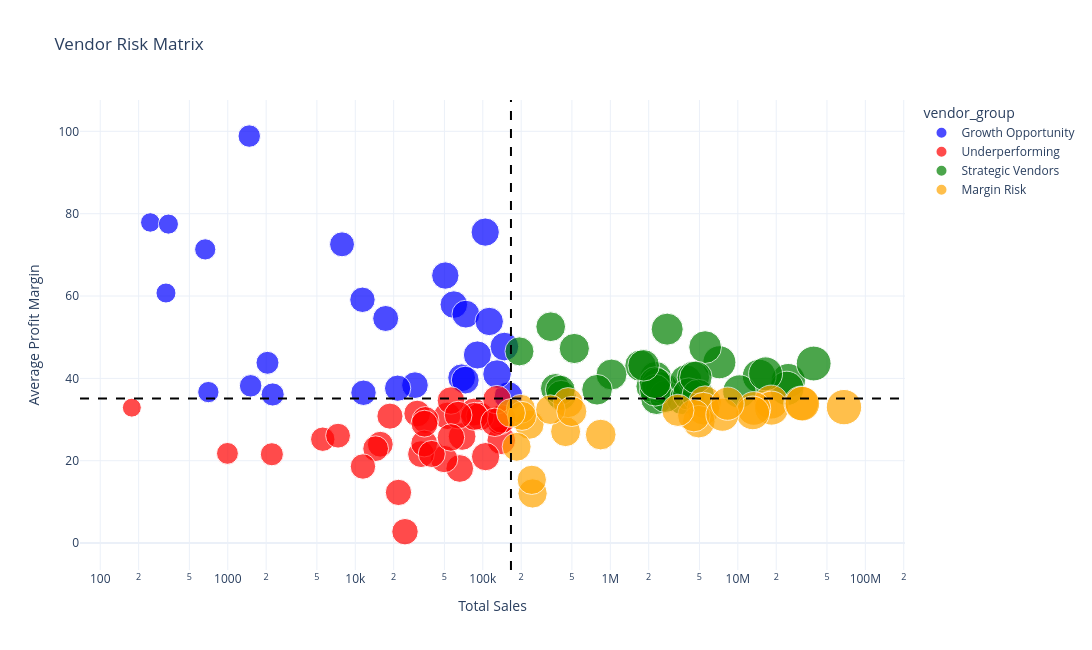

Here is the notebook cell this chart was saved with:
### Markdown cell above
Q. What is the distribution of vendors across strategic, risk, growth, and underperforming segments?

### Code cell
import plotly.express as px
import plotly.io as pio

pio.renderers.default = "vscode"

# vendor aggregation
vendor_perf = (
    df.groupby('vendor_name')
      .agg(
          total_sales=('total_sales_amount','sum'),
          avg_profit_margin=('profit_margin','mean')
      )
      .reset_index()
)

# thresholds
sales_threshold = vendor_perf['total_sales'].median()
margin_threshold = vendor_perf['avg_profit_margin'].median()

# classify vendors
def classify(row):
    if row['total_sales'] >= sales_threshold and row['avg_profit_margin'] >= margin_threshold:
        return "Strategic Vendors"
    elif row['total_sales'] >= sales_threshold and row['avg_profit_margin'] < margin_threshold:
        return "Margin Risk"
    elif row['total_sales'] < sales_threshold and row['avg_profit_margin'] >= margin_threshold:
        return "Growth Opportunity"
    else:
        return "Underperforming"

vendor_perf["vendor_group"] = vendor_perf.apply(classify, axis=1)

vendor_perf["size_scaled"] = np.log1p(vendor_perf["total_sales"])
# interactive scatter
fig = px.scatter(
    vendor_perf,
    x="total_sales",
    y="avg_profit_margin",
    color="vendor_group",
    hover_name="vendor_name",
    size="size_scaled",
    size_max=25,
    color_discrete_map={
        "Strategic Vendors":"green",
        "Margin Risk":"orange",
        "Growth Opportunity":"blue",
        "Underperforming":"red"
    },
    title="Vendor Risk Matrix",
    labels={
        "total_sales":"Total Sales",
        "avg_profit_margin":"Average Profit Margin"
    }
)

# quadrant lines
fig.add_vline(x=sales_threshold, line_dash="dash", line_color="black")
fig.add_hline(y=margin_threshold, line_dash="dash", line_color="black")


# improve layout
fig.update_layout(
    width=1100,
    height=650,
    template="plotly_white"
)

# log scale helps when sales are skewed
fig.update_xaxes(type="log")

fig.show()

### Figure 1 — Plotly figure (JSON) as saved in the notebook; plotly's stock layout.template omitted (floating-point values rounded to 4 significant figures)
{"data": [{"hovertemplate": "<b>%{hovertext}</b><br><br>vendor_group=Growth Opportunity<br>Total Sales=%{x}<br>Average Profit Margin=%{y}<br>size_scaled=%{marker.size}<extra></extra>", "hovertext": ["ADAMBA IMPORTS INTL INC", "ALISA CARR BEVERAGES", "AMERICAN SPIRITS EXCHANGE", "ATLANTIC IMPORTING COMPANY", "BLACK PRINCE DISTILLERY INC", "BLACK ROCK SPIRITS LLC", "CAPSTONE INTERNATIONAL", "DUGGANS DISTILLED PRODUCTS", "FANTASY FINE WINES CORP", "FLAVOR ESSENCE INC", "FORTUNE WINE BROKERS LLC", "HOOD RIVER DISTILLERS, Inc.", "IRA GOLDMAN AND WILLIAMS, LLP", "KLIN SPIRITS LLC", "MILTONS DISTRIBUTING CO", "NICHE W & S", "POVERTY LANE ORCHARDS", "R.P.IMPORTS INC", "Russian Standard Vodka", "SEA BREEZE CELLARS LLC", "SILVER MOUNTAIN CIDERS", "STAR INDUSTRIES INC.", "SURVILLE ENTERPRISES CORP", "THE PIERPONT GROUP LLC", "TY KU LLC", "VINEDREA WINES LLC"], "legendgroup": "Growth Opportunity", "marker": {"color": "blue", "size": [6.559, 11.56, 7.321, 10.99, 9.359, 7.626, 5.513, 11.98, 5.795, 7.297, 11.13, 10.29, 6.503, 11.9, 7.719, 11.42, 11.21, 10.84, 11.63, 11.77, 5.839, 8.971, 11.2, 9.759, 9.975, 9.34], "sizemode": "area", "sizeref": 0.02886, "symbol": "circle"}, "mode": "markers", "name": "Growth Opportunity", "orientation": "v", "showlegend": true, "type": "scatter", "x": [704.5, 104500.0, 1511.0, 59270.0, 11600.0, 2049.0, 246.9, 159300.0, 327.6, 1474.0, 68260.0, 29380.0, 665.8, 147700.0, 2250.0, 90720.0, 73640.0, 50810.0, 112300.0, 129300.0, 342.5, 7871.0, 72830.0, 17320.0, 21480.0, 11390.0], "xaxis": "x", "y": [36.67, 75.53, 38.19, 57.92, 36.51, 43.78, 77.87, 35.68, 60.73, 98.85, 40.15, 38.35, 71.33, 47.73, 36.09, 45.69, 55.6, 64.98, 53.82, 41.05, 77.47, 72.56, 39.58, 54.55, 37.61, 59.09], "yaxis": "y"}, {"hovertemplate": "<b>%{hovertext}</b><br><br>vendor_group=Underperforming<br>Total Sales=%{x}<br>Average Profit Margin=%{y}<br>size_scaled=%{marker.size}<extra></extra>", "hovertext": ["ALTAMAR BRANDS LLC", "AMERICAN VINTAGE BEVERAGE", "BRONCO WINE COMPANY", "BULLY BOY DISTILLERS", "CANDIA VINEYARDS", "CENTEUR IMPORTS LLC", "Circa Wines", "DJINN SPIRITS LLC", "Dunn Wine Brokers", "FULCHINO VINEYARD INC", "HAUNTING WHISPER VYDS", "HIGHLAND WINE MERCHANTS LLC", "INCREDIBREW INC", "JEWELL TOWNE VINEYARDS", "LAIRD & CO", "MOONLIGHT MEADERY", "PARK STREET IMPORTS LLC", "PREMIER DISTRIBUTORS", "PREMIUM PORT WINES, INC.", "SEA HAGG DISTILLERY LLC", "SMOKY QUARTZ DISTILLERY LLC", "SOUTHERN GLAZERS W&S OF NE", "STELLAR IMPORTING CO LLC", "SWEETWATER FARM", "TAKARA SAKE USA INC", "TALL SHIP DISTILLERY LLC", "TAMWORTH DISTILLING", "THE IMPORTED GRAPE LLC", "UNCORKED", "VINEXTRA INC", "WALPOLE MTN VIEW WINERY", "WEIN BAUER INC", "ZORVINO VINEYARDS"], "legendgroup": "Underperforming", "marker": {"color": "red", "size": [9.662, 11.85, 7.704, 11.1, 10.87, 8.623, 10.33, 10.82, 11.14, 9.578, 8.899, 6.903, 10.48, 11.35, 11.82, 11.46, 10.94, 11.56, 11.36, 11.86, 10.4, 10.46, 10.46, 9.99, 11.07, 10.59, 10.11, 9.837, 5.181, 11.77, 9.349, 10.94, 11.73], "sizemode": "area", "sizeref": 0.02886, "symbol": "circle"}, "mode": "markers", "name": "Underperforming", "orientation": "v", "showlegend": true, "type": "scatter", "x": [15710.0, 139600.0, 2217.0, 65960.0, 52620.0, 5559.0, 30590.0, 49770.0, 68830.0, 14440.0, 7326.0, 994.5, 35510.0, 85230.0, 136100.0, 95210.0, 56260.0, 105200.0, 86060.0, 140900.0, 32780.0, 34730.0, 34860.0, 21810.0, 64080.0, 39790.0, 24540.0, 18700.0, 176.9, 129100.0, 11480.0, 56220.0, 124200.0], "xaxis": "x", "y": [24.0, 24.97, 21.57, 18.11, 30.9, 25.22, 31.46, 20.41, 25.89, 22.93, 26.09, 21.78, 29.9, 31.81, 29.78, 30.76, 34.62, 20.99, 30.77, 30.15, 21.6, 24.18, 29.0, 12.3, 31.08, 21.64, 2.76, 30.83, 32.89, 34.83, 18.59, 25.65, 29.34], "yaxis": "y"}, {"hovertemplate": "<b>%{hovertext}</b><br><br>vendor_group=Strategic Vendors<br>Total Sales=%{x}<br>Average Profit Margin=%{y}<br>size_scaled=%{marker.size}<extra></extra>", "hovertext": ["BACARDI USA INC", "BANFI PRODUCTS CORP", "CASTLE BRANDS CORP.", "CONSTELLATION BRANDS INC", "CRUSH WINES", "DELICATO VINEYARDS INC", "DIAGEO CHATEAU ESTATE WINES", "DISARONNO INTERNATIONAL LLC", "EDRINGTON AMERICAS", "FLAG HILL WINERY & VINEYARD", "FREDERICK WILDMAN & SONS", "HEAVEN HILL DISTILLERIES", "KOBRAND CORPORATION", "LUXCO INC", "M S WALKER INC", "MARTIGNETTI COMPANIES", "MHW LTD", "PALM BAY INTERNATIONAL INC", "PERFECTA WINES", "PHILLIPS PRODUCTS CO.", "PINE STATE TRADING CO", "PROXIMO SPIRITS INC.", "REMY COINTREAU USA INC", "SIDNEY FRANK IMPORTING CO", "SOUTHERN WINE & SPIRITS NE", "STATE WINE & SPIRITS", "STE MICHELLE WINE ESTATES", "Serralles Usa LLC", "TREASURY WINE ESTATES", "ULTRA BEVERAGE COMPANY LLP", "VINEYARD BRANDS INC", "VINILANDIA USA", "VRANKEN AMERICA", "WESTERN SPIRITS BEVERAGE CO"], "legendgroup": "Strategic Vendors", "marker": {"color": "green", "size": [17.03, 14.78, 14.63, 17.0, 12.82, 14.65, 14.56, 14.36, 14.74, 12.93, 13.84, 15.12, 14.84, 14.81, 16.5, 17.49, 14.66, 15.18, 15.78, 13.17, 15.32, 16.15, 15.23, 14.63, 15.53, 14.62, 15.4, 12.18, 15.36, 16.62, 14.42, 13.58, 12.74, 12.91], "sizemode": "area", "sizeref": 0.02886, "symbol": "circle"}, "mode": "markers", "name": "Strategic Vendors", "orientation": "v", "showlegend": true, "type": "scatter", "x": [24850000.0, 2632000.0, 2269000.0, 24220000.0, 370600.0, 2307000.0, 2115000.0, 1725000.0, 2522000.0, 411800.0, 1022000.0, 3669000.0, 2792000.0, 2706000.0, 14710000.0, 39330000.0, 2336000.0, 3916000.0, 7166000.0, 521900.0, 4480000.0, 10290000.0, 4129000.0, 2256000.0, 5541000.0, 2246000.0, 4890000.0, 193900.0, 4687000.0, 16500000.0, 1825000.0, 786900.0, 340800.0, 405300.0], "xaxis": "x", "y": [39.44, 37.56, 40.26, 37.57, 37.56, 35.08, 38.07, 43.08, 37.76, 35.88, 40.94, 35.14, 51.96, 35.61, 40.55, 43.6, 38.65, 39.38, 43.91, 47.26, 40.25, 36.8, 36.2, 37.12, 47.59, 38.95, 35.82, 46.56, 40.26, 41.1, 43.17, 37.23, 52.55, 37.14], "yaxis": "y"}, {"hovertemplate": "<b>%{hovertext}</b><br><br>vendor_group=Margin Risk<br>Total Sales=%{x}<br>Average Profit Margin=%{y}<br>size_scaled=%{marker.size}<extra></extra>", "hovertext": ["BROWN-FORMAN CORP", "CALEDONIA SPIRITS INC", "CAMPARI AMERICA", "CHARLES JACQUIN ET CIE INC", "DIAGEO NORTH AMERICA INC", "E & J GALLO WINERY", "FABRIZIA SPIRITS LLC", "JIM BEAM BRANDS COMPANY", "LABELLE VYDS AND WINERY", "LATITUDE BEVERAGE COMPANY", "MAJESTIC FINE WINES", "MANGO BOTTLING INC", "MARSALLE COMPANY", "MCCORMICK DISTILLING CO", "MOET HENNESSY USA INC", "OLE SMOKY DISTILLERY LLC", "PERNOD RICARD USA", "PSP WINES", "SAZERAC CO INC", "SAZERAC NORTH AMERICA INC.", "SHAW ROSS INT L IMP LTD", "STOLI GROUP,(USA) LLC", "SWEET BABY VINEYARD", "TRINCHERO FAMILY ESTATES", "WILLIAM GRANT & SONS INC", "WINE GROUP INC"], "legendgroup": "Margin Risk", "marker": {"color": "orange", "size": [16.72, 12.41, 15.53, 13.01, 18.03, 16.73, 12.35, 17.26, 12.2, 13.05, 15.5, 12.4, 12.22, 12.73, 16.41, 13.12, 17.28, 12.02, 16.39, 15.41, 13.64, 15.32, 12.12, 15.04, 15.84, 15.93], "sizemode": "area", "sizeref": 0.02886, "symbol": "circle"}, "mode": "markers", "name": "Margin Risk", "orientation": "v", "showlegend": true, "type": "scatter", "x": [18250000.0, 245800.0, 5536000.0, 446000.0, 67990000.0, 18400000.0, 232100.0, 31420000.0, 198900.0, 466900.0, 5375000.0, 242300.0, 202900.0, 338900.0, 13360000.0, 498600.0, 32060000.0, 166300.0, 13100000.0, 4942000.0, 840700.0, 4519000.0, 184300.0, 3389000.0, 7570000.0, 8304000.0], "xaxis": "x", "y": [34.24, 12.05, 34.2, 27.07, 33.01, 32.77, 28.76, 33.93, 32.6, 34.11, 32.64, 15.36, 30.89, 32.39, 32.7, 31.96, 33.84, 31.59, 31.61, 29.48, 26.35, 30.95, 23.38, 32.24, 31.17, 33.85], "yaxis": "y"}], "layout": {"height": 650, "legend": {"itemsizing": "constant", "title": {"text": "vendor_group"}, "tracegroupgap": 0}, "shapes": [{"line": {"color": "black", "dash": "dash"}, "type": "line", "x0": 166300.0, "x1": 166300.0, "xref": "x", "y0": 0, "y1": 1, "yref": "y domain"}, {"line": {"color": "black", "dash": "dash"}, "type": "line", "x0": 0, "x1": 1, "xref": "x domain", "y0": 35.08, "y1": 35.08, "yref": "y"}], "title": {"text": "Vendor Risk Matrix"}, "width": 1100, "xaxis": {"anchor": "y", "domain": [0, 1], "title": {"text": "Total Sales"}, "type": "log"}, "yaxis": {"anchor": "x", "domain": [0, 1], "title": {"text": "Average Profit Margin"}}}}
